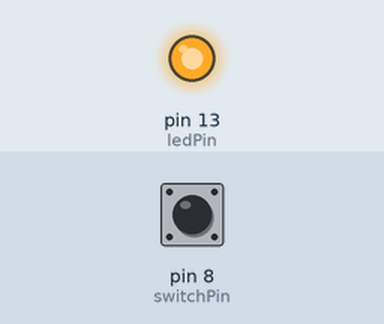
A sketch run on a simulated Arduino Uno, built with avr-gcc and run on an emulated ATmega328P. Shown: output pins drawn as LEDs (lit = HIGH). Inputs (shaded band) come from the test bench; at power-on: pin 8 (switchPin) HIGH.

Above: at 1.2 s.
1.3 s: pin 8 (switchPin) pulled LOW for 0.15 s
At 1.37 s:
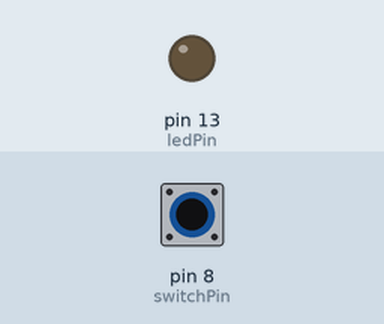
2.9 s: pin 8 (switchPin) pulled LOW for 3.2 s
At 7.3 s:
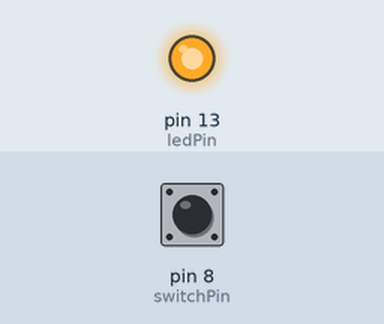
Timing chart, 0 to 8.8 s (numbered marks = the images above; inputs shaded):
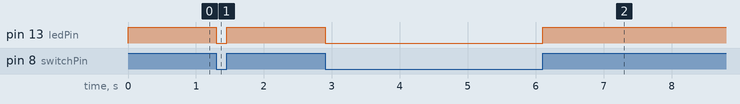

The sketch:

button_led.ino
```cpp
/*
 * Simple Button & LED
 * This program uses a button to
 * turn an LED light on
 * and off.
 */

const int switchPin = 8;
const int ledPin = 13;

void setup()
{
  pinMode(switchPin, INPUT);
  pinMode(ledPin, OUTPUT);
}

void loop()
{
  // This will turn thE LED on when the button is on
  digitalWrite(ledPin, digitalRead(switchPin));
}
```

Measured:
- after the input at 1.3 s, pin 13 (ledPin): HIGH → LOW at once, → HIGH 0.15 s later
- after the input at 2.9 s, pin 13 (ledPin): HIGH → LOW at once, → HIGH 3.2 s later
